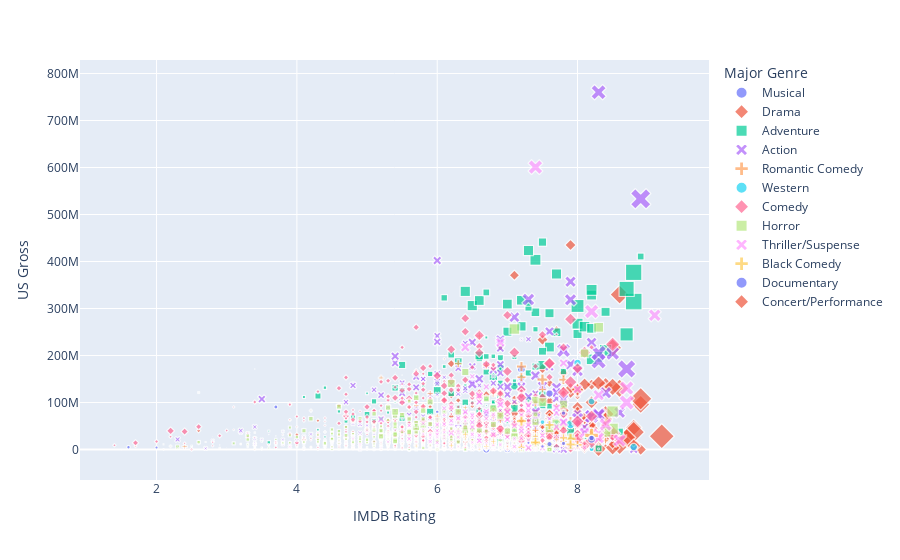

Notebook cell for this chart:
### Markdown cell above
<h3>1.3 Create a selection object on your graph and bound it to one of the legends. Submit a screenshot of the graph which contains the selection object and a screenshot of your code (commented properly).

### Code cell
'''
x axis: IMBD Rating
y = US Gross
color parameter is color chanel
symbol parameter is marker chanel
size is size channel'''
fig = px.scatter(df, x="IMDB Rating", y="US Gross", color="Major Genre", symbol='Major Genre',
                 size='IMDB Votes')
fig.show()

### Figure 1 — Plotly figure (JSON) as saved in the notebook; plotly's stock layout.template omitted (floating-point values rounded to 4 significant figures; data arrays with more than 128 entries replaced by an {"elided": "..."} marker saying what was removed)
{"data": [{"hovertemplate": "Major Genre=Musical<br>IMDB Rating=%{x}<br>US Gross=%{y}<br>IMDB Votes=%{marker.size}<extra></extra>", "legendgroup": "Musical", "marker": {"color": "#636efa", "size": [2017, 487, 1326, 63458, 45, 9111, 5037, 14260, 41265, 1692, 60146, 62941, 4952, 15626, 21521, 354, 16769, 16481, 16513, 1663, 8453, 6215, 36542, 14766, 13778, 2105, 82650, 13631, 19761, 17596, 42832, 22605, 134, 9442, 3056, 1351, 28016, 20172, 41511, 45611, 18587, 4973], "sizemode": "area", "sizeref": 1299.0, "symbol": "circle"}, "mode": "markers", "name": "Musical", "showlegend": true, "type": "scattergl", "x": [6.7, 6.2, 7.1, 6.7, 6.3, 7.5, 6.5, 7.7, 7.1, 6.7, 7, 7.9, 6.2, 6, 6.6, 3.4, 6.1, 6.8, 6.6, 6.9, 6.9, 7.1, 7.8, 7.6, 2, 7.3, 7.2, 7, 7.7, 1.6, 7.2, 6.9, 5.2, 6.2, 5.8, 6.6, 6.6, 5.6, 7.2, 7.5, 3.7, 4.5], "xaxis": "x", "y": [2800000, 3500000, 8000000, 0, 163214286, 37402877, 31678778, 80500000, 139876417, 13800000, 305260, 57229890, 39012241, 80000000, 38747385, 171340294, 50047179, 9725847, 58403409, 3588602, 4595000, 6201757, 4157491, 3067312, 4273372, 57386369, 170687518, 3076425, 7301288, 4922166, 51225796, 29077547, 12604, 6601079, 12669914, 349132, 103365956, 275380, 118823091, 24343673, 90556401, 22455510], "yaxis": "y"}, {"hovertemplate": "Major Genre=Drama<br>IMDB Rating=%{x}<br>US Gross=%{y}<br>IMDB Votes=%{marker.size}<extra></extra>", "legendgroup": "Drama", "marker": {"color": "#EF553B", "size": {"elided": "718 int values"}, "sizemode": "area", "sizeref": 1299.0, "symbol": "diamond"}, "mode": "markers", "name": "Drama", "showlegend": true, "type": "scattergl", "x": {"elided": "718 float values"}, "xaxis": "x", "y": {"elided": "718 int values"}, "yaxis": "y"}, {"hovertemplate": "Major Genre=Adventure<br>IMDB Rating=%{x}<br>US Gross=%{y}<br>IMDB Votes=%{marker.size}<extra></extra>", "legendgroup": "Adventure", "marker": {"color": "#00cc96", "size": {"elided": "247 int values"}, "sizemode": "area", "sizeref": 1299.0, "symbol": "square"}, "mode": "markers", "name": "Adventure", "showlegend": true, "type": "scattergl", "x": {"elided": "247 float values"}, "xaxis": "x", "y": {"elided": "247 int values"}, "yaxis": "y"}, {"hovertemplate": "Major Genre=Action<br>IMDB Rating=%{x}<br>US Gross=%{y}<br>IMDB Votes=%{marker.size}<extra></extra>", "legendgroup": "Action", "marker": {"color": "#ab63fa", "size": {"elided": "385 int values"}, "sizemode": "area", "sizeref": 1299.0, "symbol": "x"}, "mode": "markers", "name": "Action", "showlegend": true, "type": "scattergl", "x": {"elided": "385 float values"}, "xaxis": "x", "y": {"elided": "385 int values"}, "yaxis": "y"}, {"hovertemplate": "Major Genre=Romantic Comedy<br>IMDB Rating=%{x}<br>US Gross=%{y}<br>IMDB Votes=%{marker.size}<extra></extra>", "legendgroup": "Romantic Comedy", "marker": {"color": "#FFA15A", "size": [36485, 60742, 39003, 15749, 22780, 6055, 17274, 78603, 1756, 8159, 2987, 13798, 4166, 16820, 92240, 63591, 982, 48, 8492, 96443, 77911, 28497, 2019, 8645, 11148, 9030, 118, 2446, 546, 6927, 28498, 61910, 10720, 66362, 12877, 4192, 7779, 4743, 25485, 54525, 215, 9565, 7095, 2370, 9350, 6574, 32014, 10073, 1047, 58213, 18717, 35878, 2889, 2617, 26899, 23600, 8291, 7973, 10486, 46548, 23378, 2745, 30370, 27912, 13366, 7665, 35515, 48875, 33866, 36323, 19508, 36303, 13010, 8147, 10919, 29031, 97921, 64701, 7855, 7625, 26325, 9266, 14904, 2643, 38276, 9547, 2192, 12439, 6839, 5614, 21996, 10366, 7278, 8740, 12205, 13491, 29457, 89, 1981, 30336, 26513, 13368, 20324, 9534, 6343, 38285, 48215, 29013, 4332, 20384, 15167, 55697, 16952, 8643, 32307, 1511, 15422, 111192, 15260, 3799, 310, 14504, 397, 17748, 27888, 6981, 17599, 17449], "sizemode": "area", "sizeref": 1299.0, "symbol": "cross"}, "mode": "markers", "name": "Romantic Comedy", "showlegend": true, "type": "scattergl", "x": [8.4, 6.7, 7.1, 6, 6.8, 6, 6.1, 7.2, 6.5, 6, 5.8, 6.8, 4.7, 7.2, 7.8, 7.5, 3.4, 4.7, 5.9, 7.2, 7.4, 5.2, 6.1, 5.4, 5.8, 4.8, 4.8, 5.1, 5.7, 4.8, 5.4, 6.9, 5.6, 6.9, 5, 5.2, 4.9, 4.9, 6.5, 6.3, 6.9, 6.6, 4.4, 5.6, 5.5, 4.8, 6.6, 5.8, 6.7, 6.8, 4.8, 6, 4.4, 3.4, 5.7, 6.2, 6.8, 5, 6.3, 6.6, 4.7, 6, 4.6, 5.4, 6, 3.4, 5.8, 7.4, 6.1, 6.4, 5.1, 6.8, 6.4, 5.5, 4.3, 2.4, 7.9, 6.8, 5.8, 5.2, 5.6, 5.7, 5.4, 5.3, 5.8, 5.6, 7.6, 5.3, 4.7, 7, 6.3, 5.7, 5.1, 4.2, 5.5, 5.9, 6.8, 5.7, 3.7, 6.8, 6.4, 5, 5.6, 6.7, 2.2, 5.9, 6.9, 5.6, 6, 7.2, 7, 7.5, 6.3, 5.5, 6.6, 6.7, 5.1, 7.5, 5.5, 7, 4.7, 6.1, 5.4, 6.7, 6.4, 4.4, 5.7, 6.7], "xaxis": "x", "y": [18600000, 178406268, 52700832, 53458319, 60022813, 41267469, 53854588, 153952592, 1287480, 9482579, 10039566, 22231658, 5656388, 10686841, 148478011, 12006514, 8064972, 74339294, 29145924, 176484651, 100317794, 152257509, 34102780, 6852450, 10570375, 21731001, 6552255, 8322608, 64359, 4398989, 63465522, 38177966, 27100030, 116089678, 15464026, 8735529, 21799652, 5018450, 37036404, 182805123, 90570999, 32662299, 20035310, 22235901, 11560259, 10397365, 50255310, 27338033, 902835, 71500556, 60400856, 70836296, 6712451, 4356743, 93607673, 47095453, 7025722, 16930185, 4839383, 241438208, 24430272, 27362712, 93932896, 37939782, 4919896, 598645, 93354918, 40803000, 105807520, 35327628, 56127162, 124685242, 3203044, 15543862, 15549702, 6087542, 59472278, 120776832, 12189514, 20422207, 40203020, 17848322, 51438175, 12232382, 88073507, 28165882, 57887882, 95149435, 9055010, 14589444, 16862585, 16980098, 16535005, 82674398, 31726995, 43894863, 48318130, 177784257, 1069318, 10525717, 33889159, 17326650, 88715192, 672243, 7061128, 118806699, 63280000, 35017297, 22441, 19097550, 18663911, 127706877, 43107979, 12559771, 50572589, 1207007, 43799818, 148761765, 46012734, 1060591, 13252641, 31373938, 163958031, 112735375, 88915214, 37490007, 110485654, 31628317], "yaxis": "y"}, {"hovertemplate": "Major Genre=Western<br>IMDB Rating=%{x}<br>US Gross=%{y}<br>IMDB Votes=%{marker.size}<extra></extra>", "legendgroup": "Western", "marker": {"color": "#19d3f3", "size": [10063, 2588, 104, 44204, 39929, 10292, 74184, 31196, 57602, 3125, 15718, 755, 15352, 14243, 21404, 71399, 6001, 43688, 15614, 27352, 1873, 3681, 32446, 6511, 2645, 7396, 19068, 26438, 23604, 10063, 12103, 98355, 1823, 57465, 22836], "sizemode": "area", "sizeref": 1299.0, "symbol": "circle"}, "mode": "markers", "name": "Western", "showlegend": true, "type": "scattergl", "x": [5.9, 6.7, 6.8, 8.2, 8, 6.9, 8.8, 8.2, 8.2, 7.3, 7.6, 4.6, 7.1, 7, 6.6, 8, 6.5, 7.7, 6.4, 6.3, 6.4, 6.5, 6.6, 5.7, 5, 5.6, 7.4, 7.5, 6.6, 5.9, 5.6, 7.9, 5.5, 7.7, 6.8], "xaxis": "x", "y": [7900000, 14873, 6100000, 4300000, 3500000, 6800000, 5321508, 509424, 102308900, 3500000, 15700000, 13400000, 41410568, 33200000, 44726644, 184208842, 21413105, 56505000, 25052000, 18552460, 630779, 622023, 56932305, 15527125, 623374, 13264986, 26900336, 58328680, 67286731, 22406362, 0, 53606916, 901857, 3909149, 20211394], "yaxis": "y"}, {"hovertemplate": "Major Genre=Comedy<br>IMDB Rating=%{x}<br>US Gross=%{y}<br>IMDB Votes=%{marker.size}<extra></extra>", "legendgroup": "Comedy", "marker": {"color": "#FF6692", "size": {"elided": "625 int values"}, "sizemode": "area", "sizeref": 1299.0, "symbol": "diamond"}, "mode": "markers", "name": "Comedy", "showlegend": true, "type": "scattergl", "x": {"elided": "625 float values"}, "xaxis": "x", "y": {"elided": "625 int values"}, "yaxis": "y"}, {"hovertemplate": "Major Genre=Horror<br>IMDB Rating=%{x}<br>US Gross=%{y}<br>IMDB Votes=%{marker.size}<extra></extra>", "legendgroup": "Horror", "marker": {"color": "#B6E880", "size": {"elided": "206 int values"}, "sizemode": "area", "sizeref": 1299.0, "symbol": "square"}, "mode": "markers", "name": "Horror", "showlegend": true, "type": "scattergl", "x": {"elided": "206 float values"}, "xaxis": "x", "y": {"elided": "206 int values"}, "yaxis": "y"}, {"hovertemplate": "Major Genre=Thriller/Suspense<br>IMDB Rating=%{x}<br>US Gross=%{y}<br>IMDB Votes=%{marker.size}<extra></extra>", "legendgroup": "Thriller/Suspense", "marker": {"color": "#FF97FF", "size": {"elided": "228 int values"}, "sizemode": "area", "sizeref": 1299.0, "symbol": "x"}, "mode": "markers", "name": "Thriller/Suspense", "showlegend": true, "type": "scattergl", "x": {"elided": "228 float values"}, "xaxis": "x", "y": {"elided": "228 int values"}, "yaxis": "y"}, {"hovertemplate": "Major Genre=Black Comedy<br>IMDB Rating=%{x}<br>US Gross=%{y}<br>IMDB Votes=%{marker.size}<extra></extra>", "legendgroup": "Black Comedy", "marker": {"color": "#FECB52", "size": [76635, 17604, 24451, 18459, 12789, 989, 41523, 5127, 7109, 4806, 53192, 113568, 31079, 37454, 80972, 9329, 173919, 7565, 99424, 20354, 49110, 82349, 22379, 26634, 65340, 15097, 9498, 92553, 3048, 33763], "sizemode": "area", "sizeref": 1299.0, "symbol": "cross"}, "mode": "markers", "name": "Black Comedy", "showlegend": true, "type": "scattergl", "x": [8, 7, 7.7, 6.8, 6.6, 5.7, 7.4, 4.8, 5.6, 4.7, 7.8, 7.9, 6.8, 7.4, 7.9, 4.8, 8.2, 5.9, 7.4, 6.4, 7.2, 7.6, 6.2, 6.7, 7.8, 5.7, 6.7, 7.2, 7.4, 6.4], "xaxis": "x", "y": [9929135, 6401336, 21706101, 21284514, 529766, 2104439, 28084357, 3602884, 15064948, 10513979, 17105219, 22858926, 16640210, 14943582, 10827813, 3076820, 30093107, 1276984, 15070285, 25170054, 4859475, 52353636, 8355815, 6525762, 24793509, 7314027, 2426851, 60355347, 617228, 32428195], "yaxis": "y"}, {"hovertemplate": "Major Genre=Documentary<br>IMDB Rating=%{x}<br>US Gross=%{y}<br>IMDB Votes=%{marker.size}<extra></extra>", "legendgroup": "Documentary", "marker": {"color": "#636efa", "size": [14883, 9492, 4067, 3004, 746, 380, 181, 76928, 3211, 105, 2193, 3847, 74424, 33805, 2961, 3264, 23674, 75, 2562, 2052, 5699, 35, 2222, 90, 643, 203, 4086, 40886, 1027, 2974, 23094, 1640, 11829, 1429], "sizemode": "area", "sizeref": 1299.0, "symbol": "circle"}, "mode": "markers", "name": "Documentary", "showlegend": true, "type": "scattergl", "x": [7.5, 8, 7.2, 6.9, 7.2, 2.2, 7.3, 8.2, 2.3, 6.9, 7.7, 7.1, 7.6, 7.6, 6.5, 6.9, 7.8, 3, 7.4, 6.8, 7.8, 8.5, 7.4, 7.6, 7.1, 6.7, 8.3, 8.2, 8.4, 8, 7.8, 7.5, 7.3, 7.6], "xaxis": "x", "y": [6706368, 7768371, 2047570, 617172, 18642318, 162605, 16892, 21576018, 3816594, 381225, 2276368, 592014, 119114517, 11529368, 181041, 691880, 77437223, 4930, 8117961, 3278611, 1531154, 1338, 3121270, 0, 144601, 33312, 1433319, 24538513, 25317, 1134358, 13011160, 228830, 14363397, 19422319], "yaxis": "y"}, {"hovertemplate": "Major Genre=Concert/Performance<br>IMDB Rating=%{x}<br>US Gross=%{y}<br>IMDB Votes=%{marker.size}<extra></extra>", "legendgroup": "Concert/Performance", "marker": {"color": "#EF553B", "size": [3258, 1166, 501, 2090], "sizemode": "area", "sizeref": 1299.0, "symbol": "diamond"}, "mode": "markers", "name": "Concert/Performance", "showlegend": true, "type": "scattergl", "x": [6.2, 4.9, 5.9, 8.3], "xaxis": "x", "y": [38168022, 19184820, 2255000, 10363341], "yaxis": "y"}], "layout": {"legend": {"itemsizing": "constant", "title": {"text": "Major Genre"}, "tracegroupgap": 0}, "margin": {"t": 60}, "xaxis": {"anchor": "y", "domain": [0, 1], "title": {"text": "IMDB Rating"}}, "yaxis": {"anchor": "x", "domain": [0, 1], "title": {"text": "US Gross"}}}}
